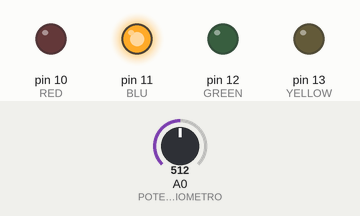
Simulated run of this sketch. Board: Arduino Uno, built with avr-gcc and run on an emulated ATmega328P. Parts: output pins drawn as LEDs (lit = HIGH). Dashed ring = blinking. The test bench sets the inputs (shaded band); at power-on: A0 (POTENZIOMETRO) = 512. What the sketch prints to the serial monitor is not drawn.

Above: at 1.3 s.
1.4 s: A0 (POTENZIOMETRO) set to 0
At 2.4 s:
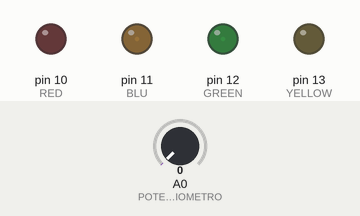
3.0 s: A0 (POTENZIOMETRO) set to 21
At 4.7 s:
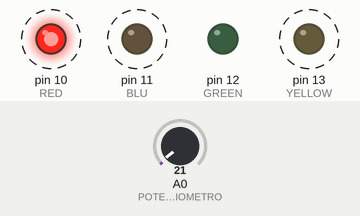
6.1 s: A0 (POTENZIOMETRO) set to 122
At 6.41 s:
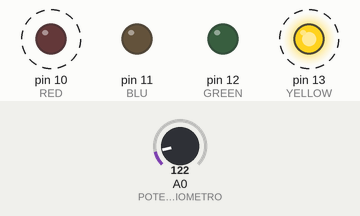
9.2 s: A0 (POTENZIOMETRO) set to 306
At 9.73 s:
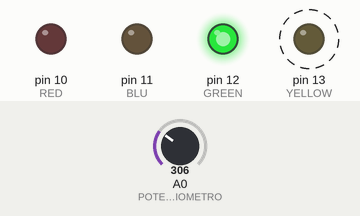
12.3 s: A0 (POTENZIOMETRO) set to 511
Timing chart, 0 to 16.4 s (numbered marks = the images above; inputs shaded):
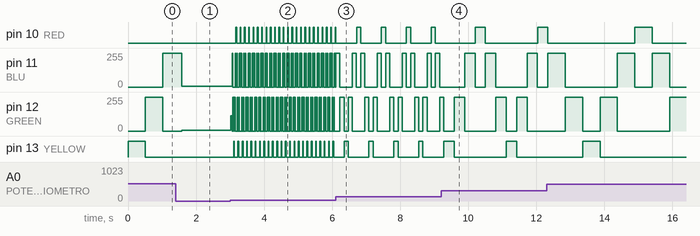

The sketch:

Supercar.ino
```cpp
#define YELLOW 13
#define GREEN 12
#define BLU 11
#define RED 10
#define POTENZIOMETRO A0

int switchValue = -1;
int count = YELLOW;
int delayTime;

void setup() {
  pinMode(YELLOW, OUTPUT);
  pinMode(GREEN, OUTPUT);
  pinMode(BLU, OUTPUT);
  pinMode(RED, OUTPUT);
  Serial.begin(115200);
  Serial.println("READY");

}

void loop() {
  delayTime = analogRead(POTENZIOMETRO);
  digitalWrite(count, HIGH);
  delay(delayTime);
  digitalWrite(count, LOW);
  count = count+switchValue;
  if(count < 11 || count > 12){
    switchValue = -switchValue;
  }

}
```

Measured:
- after the input at 1.4 s, pin 10 (RED): stays LOW (without the input it goes to HIGH after 0.14 s); pin 12 (GREEN): 0/255 → 6/255 after 0.18 s
- after the input at 3.0 s, pin 10 (RED): alternates HIGH for 0.02 s and LOW for 0.11 s, starting after 0.17 s; pin 11 (BLU): alternates 255/255 for 0.02 s and 0/255 for 0.06 s, starting after 0.06 s
- after the input at 6.1 s, pin 10 (RED): alternates HIGH for 0.12 s and LOW for 0.61 s, starting after 0.62 s; pin 13 (YELLOW): alternates HIGH for 0.12 s and LOW for 0.61 s, starting after 0.25 s
- after the input at 9.2 s, pin 13 (YELLOW): HIGH → LOW after 0.39 s, → HIGH 1.5 s later, → LOW 0.31 s later
